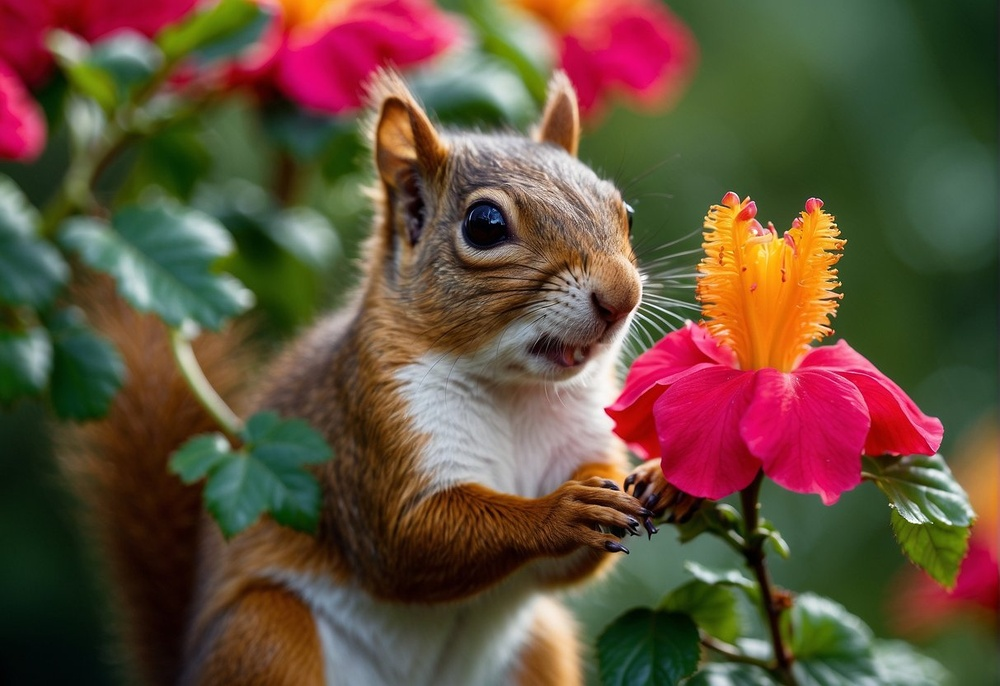
#> input picture rabbit2.jpg, 1000 x 686 px, shrunk from 1213 x 832 before the run
$ jupyter execute noise-filter.ipynb
#> lines starting #> are read from the running program, lines starting #| are printed output that depends on the picture
[cell 1]
# Import necessary libraries
import numpy as np
import cv2
from skimage.util import random_noise
import matplotlib.pyplot as plt

[cell 2]
# Function to display images with a maximum of 3 images per row
def display_images(images, titles, figsize=(15, 5), max_per_row=3):
    num_images = len(images)
    num_rows = (num_images + max_per_row - 1) // max_per_row  # Calculate required rows
    plt.figure(figsize=figsize)

    for i in range(num_images):
        plt.subplot(num_rows, max_per_row, i + 1)
        plt.imshow(images[i], cmap='gray')
        plt.title(titles[i])
        plt.axis('off')

    plt.tight_layout()
    plt.show()

[cell 3]
# Load an image in grayscale
image = cv2.imread('rabbit2.jpg', cv2.IMREAD_GRAYSCALE)
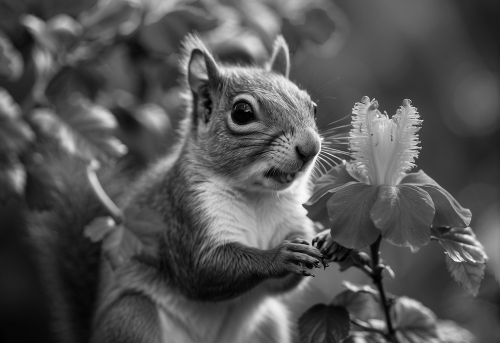
#> image: shape (686, 1000) (shown at 1/2 size); min 0, max 255, mean 83.2

[cell 4]
# Add salt and pepper noise to the image
noisy_image = random_noise(image, mode='s&p', amount=0.05)  # 'amount' controls the density of noise
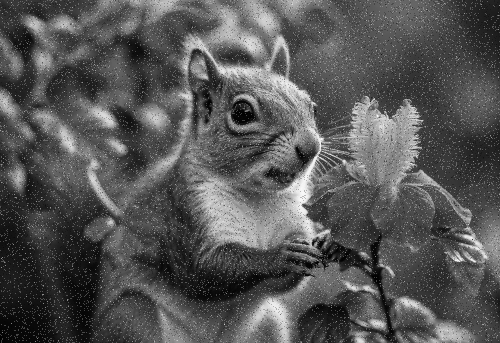
#> noisy_image: shape (686, 1000) float64 (shown at 1/2 size); min 0, max 1, mean 0.335
noisy_image = np.array(255 * noisy_image, dtype='uint8')  # Convert to 8-bit image format

[cell 5]
# # Add Gaussian noise to the image
# noisy_image = random_noise(image, mode='gaussian')
# noisy_image = np.array(255 * noisy_image, dtype='uint8')  # Convert to 8-bit image format

[cell 6]
# Display original and noisy images
display_images([image, noisy_image], ['Original Image', 'Noisy Image'])
#> in display_images, `num_images = len(images)`: num_images = 2
#> in display_images, `num_rows = (num_images + max_per_row - 1) // max_per_row`: num_rows = 1
#> in display_images, `plt.show()`:
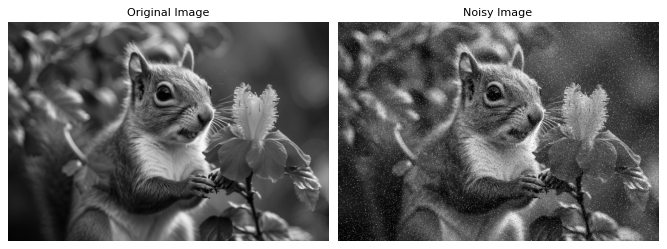
#> figure drawn by matplotlib, 2 panels

[cell 7]
# Define kernel size
kernel_size = 5  # Change this to any odd integer (3, 5, 7, ...)

[cell 8]
# Apply Gaussian filter with dynamic kernel size
gaussian_filtered = cv2.GaussianBlur(noisy_image, (kernel_size, kernel_size), sigmaX=1.0)

[cell 9]
# Arithmetic Mean Filter with dynamic kernel size
def arithmetic_mean_filter(img, ksize):
#> called with ksize = 5
    kernel = np.ones((ksize, ksize), np.float32) / (ksize * ksize)
    return cv2.filter2D(img, -1, kernel)

arithmetic_mean_filtered = arithmetic_mean_filter(noisy_image, kernel_size)

[cell 10]
# Geometric Mean Filter with dynamic kernel size
def geometric_mean_filter(img, ksize):
    # Create an empty output image
#> called with ksize = 5
    output = np.zeros_like(img, dtype=np.float32)

    # Get the kernel size
    pad = ksize // 2

    # Pad the image to handle borders
    padded_img = cv2.copyMakeBorder(img, pad, pad, pad, pad, cv2.BORDER_REFLECT)
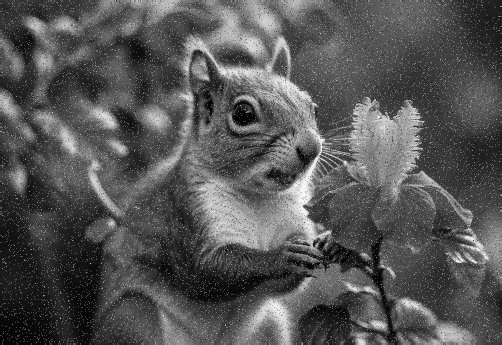
#> padded_img: shape (690, 1004) (shown at 1/2 size); min 0, max 255, mean 85.2

    # Apply the geometric mean filter
    for i in range(pad, padded_img.shape[0] - pad):
        for j in range(pad, padded_img.shape[1] - pad):
            # Get the neighborhood of the pixel
            neighborhood = padded_img[i - pad:i + pad + 1, j - pad:j + pad + 1]

            # Compute the geometric mean of the neighborhood
            geom_mean = np.exp(np.mean(np.log(neighborhood + 1e-8)))  # Adding small epsilon to avoid log(0)

            # Assign the computed geometric mean to the output image
            output[i - pad, j - pad] = geom_mean
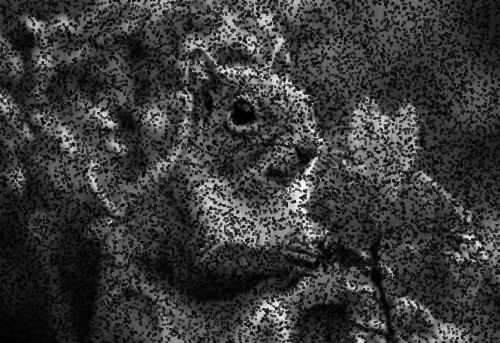
#> output: shape (686, 1000) float32 (shown at 1/2 size); min 0.00305, max 247.1, mean 57.9

    # Convert back to the original image format (uint8)
    return np.clip(output, 0, 255).astype(np.uint8)

# Example usage
geometric_mean_filtered = geometric_mean_filter(noisy_image, kernel_size)

[cell 11]
# Harmonic Mean Filter with dynamic kernel size
def harmonic_mean_filter(img, ksize):
#> called with ksize = 5
    m, n = img.shape
    pad = ksize // 2
    output = np.zeros((m, n), dtype='float32')
    padded_img = np.pad(img, ((pad, pad), (pad, pad)), 'constant', constant_values=1)  # Padding for edges

    for i in range(pad, m + pad):
        for j in range(pad, n + pad):
            region = padded_img[i - pad:i + pad + 1, j - pad:j + pad + 1]
            harmonic_mean = (ksize * ksize) / np.sum(1.0 / (region + 1e-5))  # Small value to avoid division by zero
            output[i - pad, j - pad] = harmonic_mean
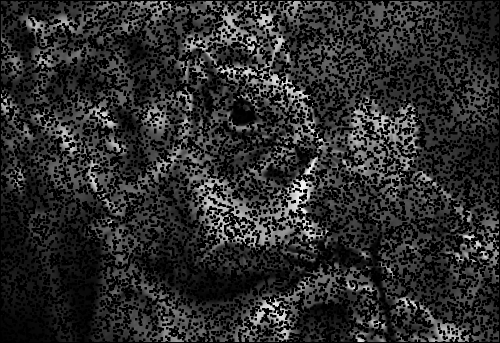
#> output: shape (686, 1000) float32 (shown at 1/2 size); min 2.78e-05, max 247.1, mean 43.7

    return np.array(output, dtype='uint8')

harmonic_mean_filtered = harmonic_mean_filter(noisy_image, kernel_size)

[cell 12]
# Contraharmonic Mean Filter with dynamic kernel size
def contraharmonic_mean_filter(img, ksize, Q):
#> called with ksize = 5, Q = 1.5
    m, n = img.shape
    pad = ksize // 2
    output = np.zeros((m, n), dtype='float32')
    padded_img = np.pad(img, ((pad, pad), (pad, pad)), 'constant', constant_values=0)  # Padding for edges

    for i in range(pad, m + pad):
        for j in range(pad, n + pad):
            region = padded_img[i - pad:i + pad + 1, j - pad:j + pad + 1]
            numerator = np.sum(region ** (Q + 1))
            denominator = np.sum(region ** Q + 1e-5)  # Small value to avoid division by zero
            output[i - pad, j - pad] = numerator / denominator
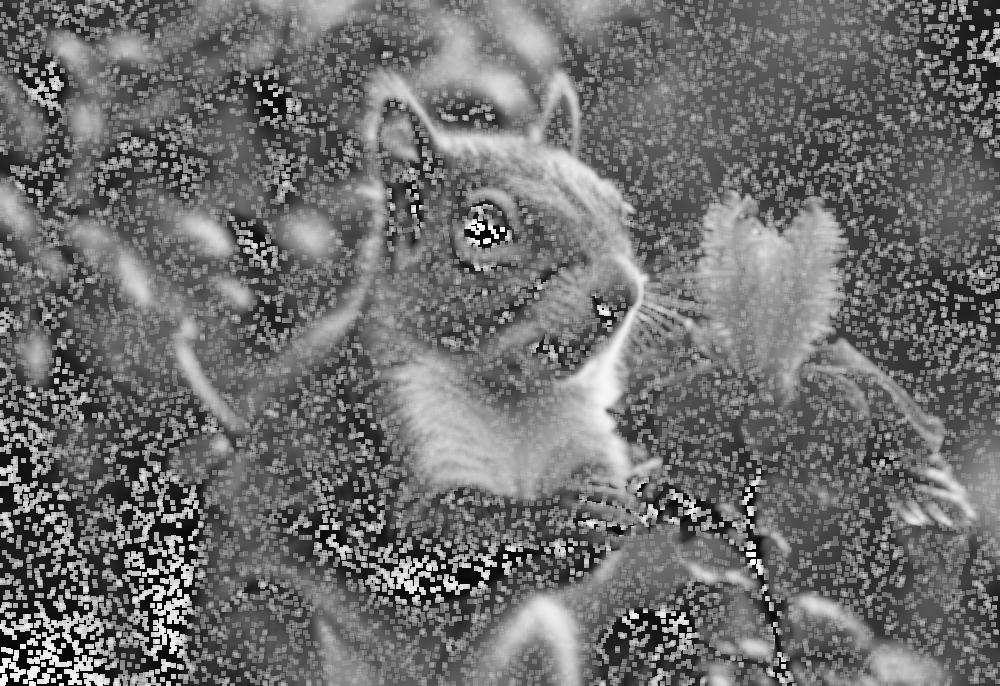
#> output: shape (686, 1000) float32; min 1.65, max 254, mean 111.8

    return np.clip(output, 0, 255).astype('uint8')

# Apply the Contraharmonic Mean Filter
Q = 1.5  # Example value, adjust based on noise type
contraharmonic_filtered = contraharmonic_mean_filter(noisy_image, kernel_size, Q)

[cell 13]
# Display results
display_images(
    [image, noisy_image, gaussian_filtered, arithmetic_mean_filtered, geometric_mean_filtered, harmonic_mean_filtered, contraharmonic_filtered],
    ['Original Image', 'Noisy Image', 'Gaussian Filter', 'Arithmetic Mean Filter', 'Geometric Mean Filter', 'Harmonic Mean Filter', 'Contraharmonic Filter']
)

$ run again, with circuit.jpg copied over rabbit2.jpg
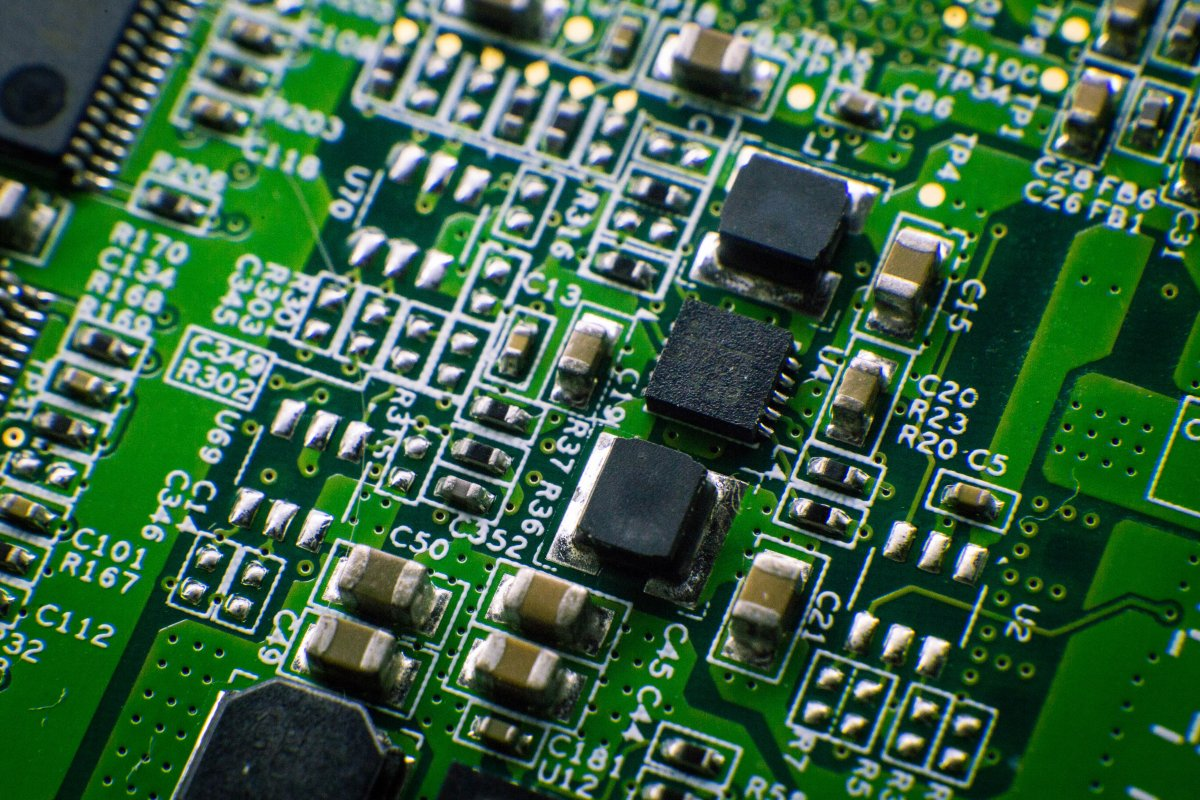
#> input picture circuit.jpg, 1200 x 800 px
#> `noisy_image = random_noise(image, mode='s&p', amount=0.05)  # 'amount'..`:
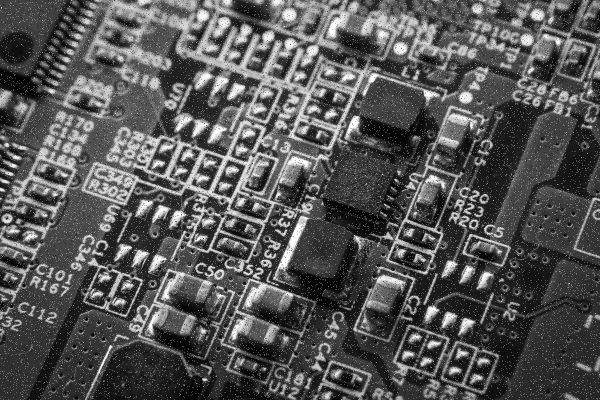
#> noisy_image: shape (800, 1200) float64 (shown at 1/2 size); min 0, max 1, mean 0.337
#> num_images = 2
#> num_rows = 1
#> after the loop in contraharmonic_mean_filter, `for i in range(pad, m + pad):`:
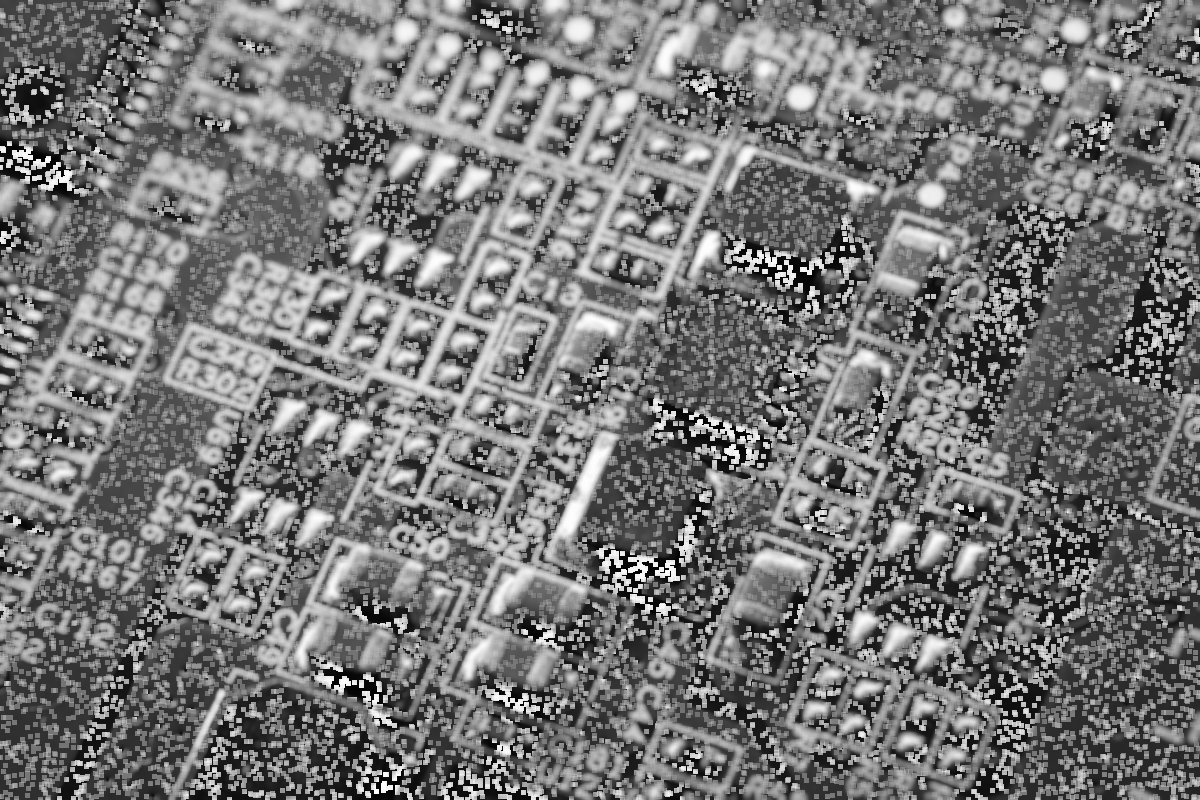
#> output: shape (800, 1200) float32; min 1, max 254.2, mean 120.3

$ run again, with dog.jpg copied over rabbit2.jpg
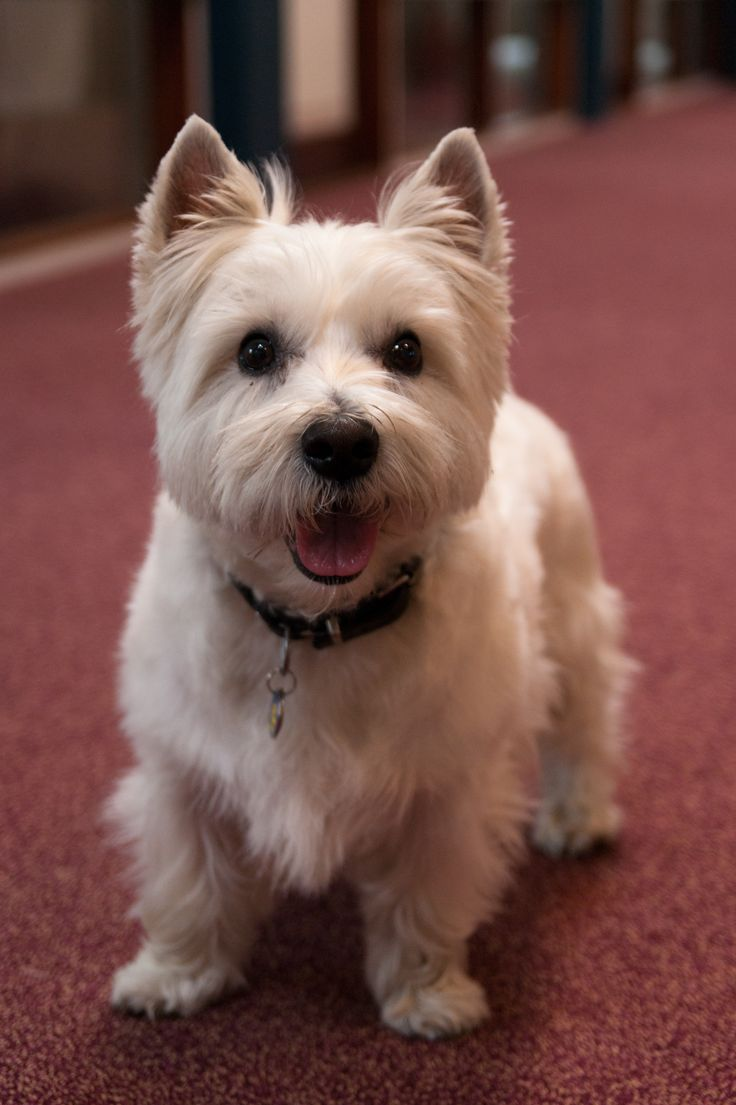
#> input picture dog.jpg, 736 x 1105 px
#> `noisy_image = random_noise(image, mode='s&p', amount=0.05)  # 'amount'..`:
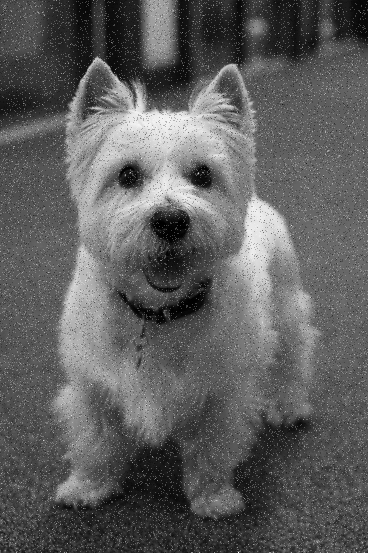
#> noisy_image: shape (1105, 736) float64 (shown at 1/2 size); min 0, max 1, mean 0.368
#> num_images = 2
#> num_rows = 1
#> after the loop in contraharmonic_mean_filter, `for i in range(pad, m + pad):`:
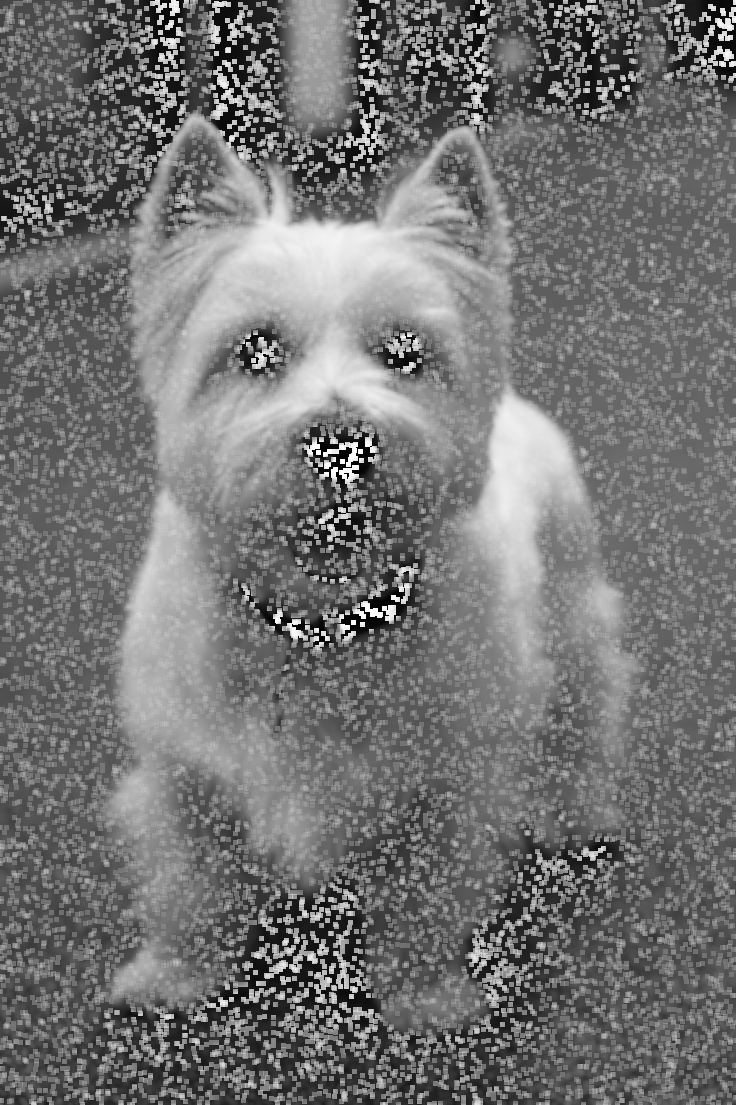
#> output: shape (1105, 736) float32; min 1, max 254.8, mean 116
